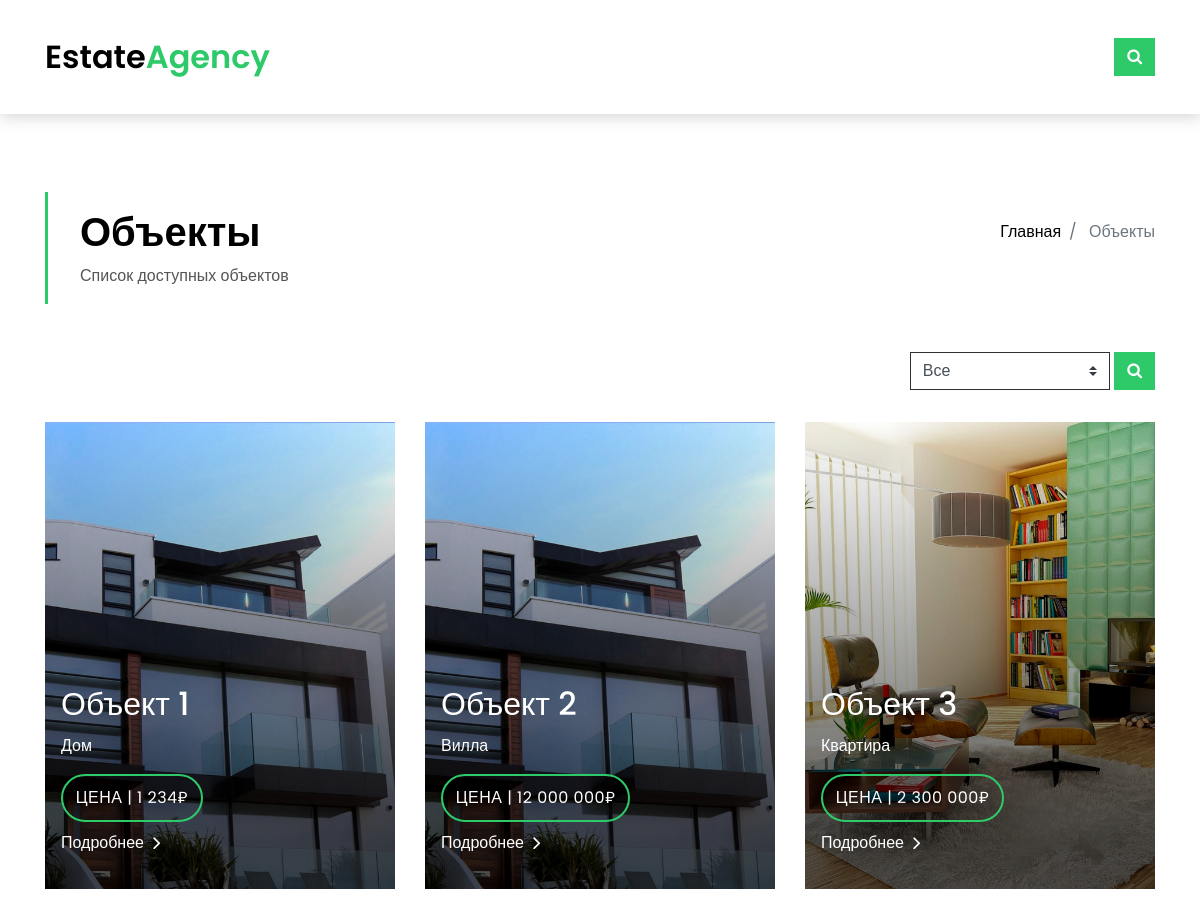
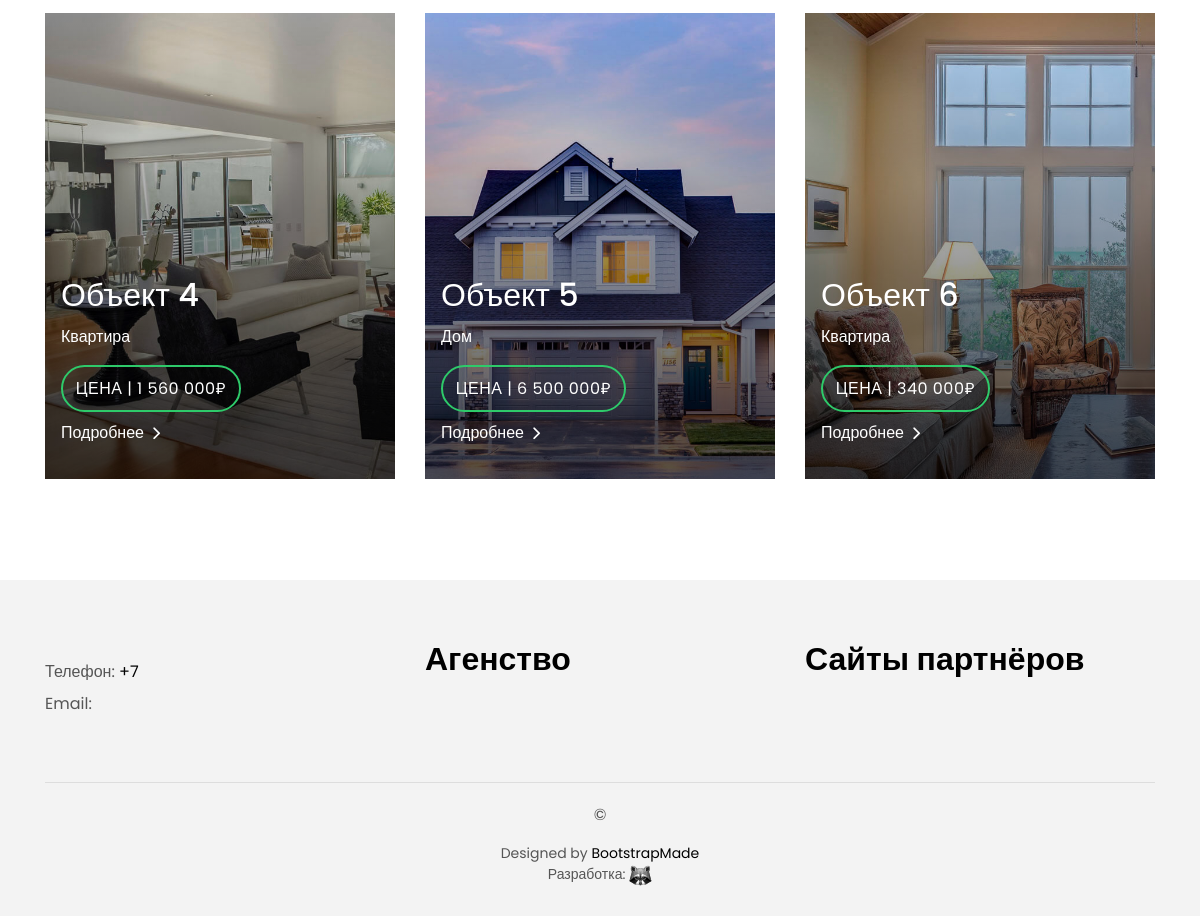
The page /property/ on the database as committed earlier (2 pictures, top to bottom).
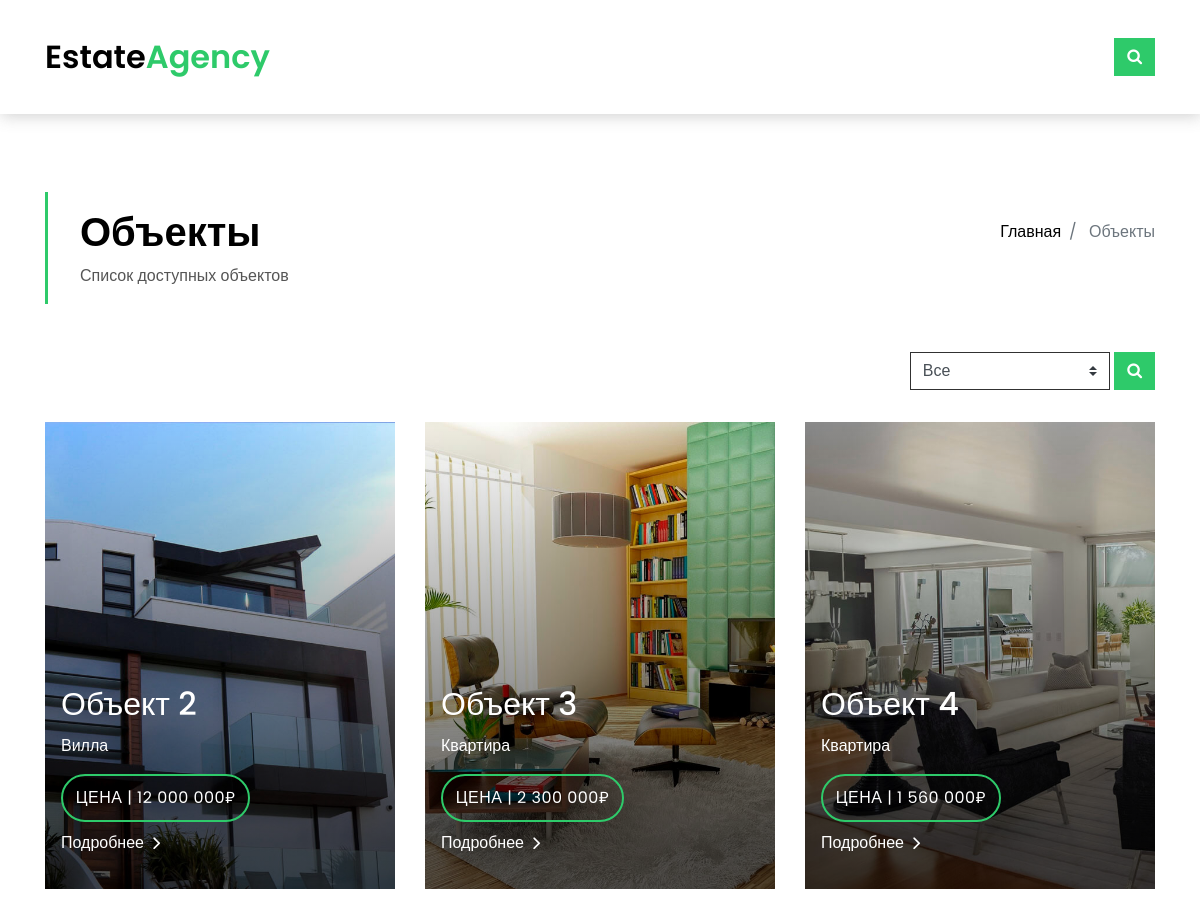
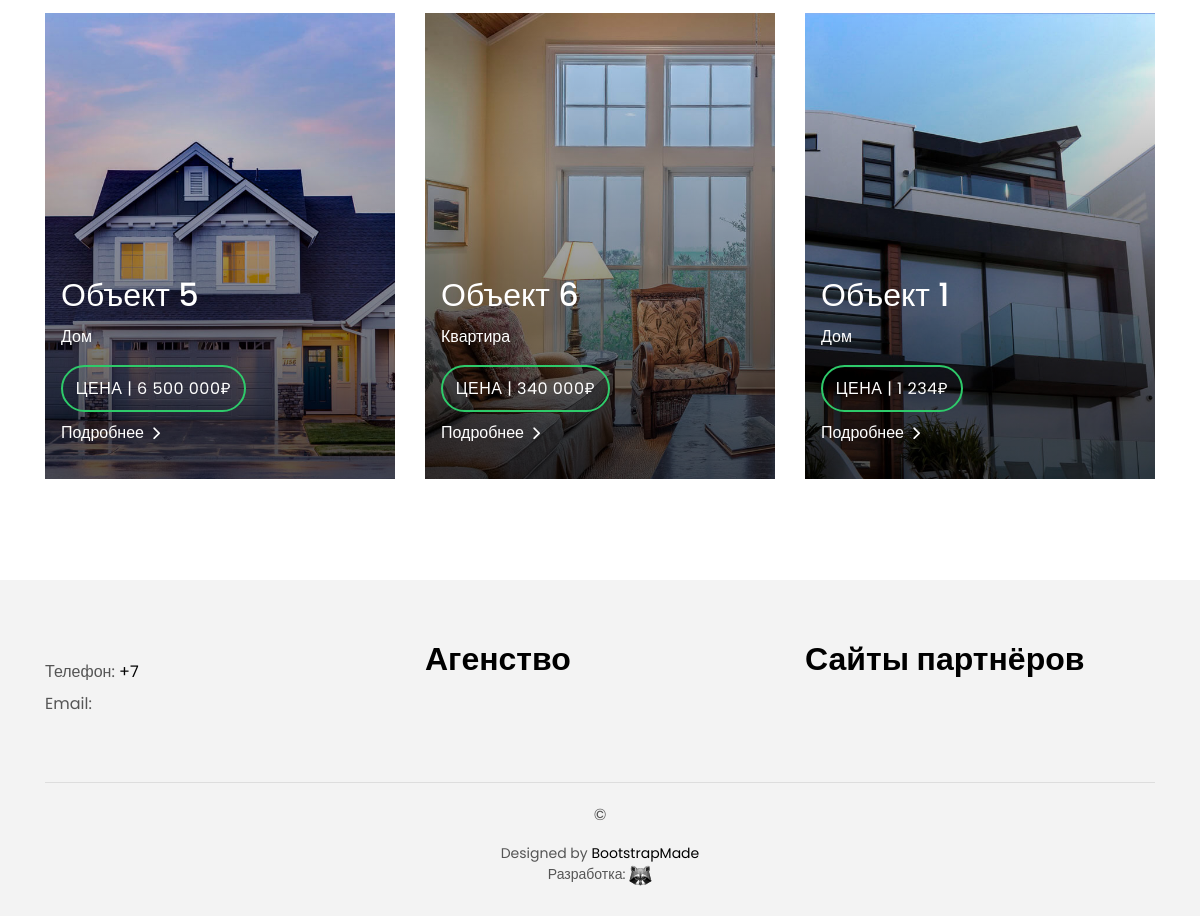
The same page on the database as committed later (2 pictures, top to bottom).
### eastate_property/models.py (models this page shows, shortened)
class Property(models.Model):
    name = models.CharField('Название объекта', max_length=100)
    price = models.PositiveIntegerField('Цена объекта', help_text='Цена в ₽')
    descripton = models.TextField('Описание объекта')
    property_id = models.PositiveSmallIntegerField('ID объекта')
    location = models.CharField('Расположение', max_length=150)
    type = models.ForeignKey(PropertyType, verbose_name='Тип объекта', on_delete=models.SET_NULL,
                             null=True)
    area = models.PositiveSmallIntegerField('Площадь', blank=True)
    room = models.PositiveSmallIntegerField('Кол-во комнат', blank=True)
    baths = models.PositiveSmallIntegerField('Кол-во ванных комнат', blank=True)
    garage = models.PositiveSmallIntegerField('Кол-во гаражей', blank=True, null=True)
    photo_preview = models.ImageField('Фото для списка', upload_to="property_preview/", null=True)
    photo_main = models.ForeignKey(PropertyGallery, verbose_name='Галерея объекта', on_delete=models.SET_NULL,
                                   null=True)
    options = models.ManyToManyField(PropertyOptions, verbose_name='Опиции', related_name='options_list')
    video = models.URLField('Ссылка на видео объекта', max_length=150, blank=True)
    plans = models.ImageField('План проекта', upload_to="property_plans/", blank=True)
    map = models.CharField('Ссылка на карту', max_length=500, help_text='frame карты', blank=True)
    agent = models.ForeignKey(Agent, verbose_name='Агент', on_delete=models.SET_NULL,
                              null=True, related_name='agent_property')
    url = models.SlugField(max_length=130, unique=True)
    date = models.DateField('Дата публикации', default=date.today)
    is_slider = models.BooleanField('Отобажать в слайдере', default=False)
    draft = models.BooleanField("Публикация", default=False)
    def get_absolute_url(self):
        return reverse("property_detail", kwargs={"slug": self.url})
    class Meta:
        verbose_name = "Объект"
        verbose_name_plural = "Объекты"

class PropertyType(models.Model):
    name = models.CharField('Название', max_length=100)
    url = models.SlugField(max_length=130, unique=True)
    def __str__(self):
        return self.name
    class Meta:
        verbose_name = "Тип объекта"
        verbose_name_plural = "Типы объекта"

### eastate_property/views.py (the view)
# urls.py: path('', views.PropertyView.as_view()),
class PropertyView(TypeFilter, ListView):
    model = Property
    queryset = Property.objects.filter(draft=True).order_by('-date')
    template_name = 'property/property-grid.html'
    paginate_by = 9
    def get_context_data(self, *, object_list=None, **kwargs):
        context = super().get_context_data(**kwargs)
        context['title'] = 'Объекты'
        return context

### eastate_property/views.py (called while the page is built)
    def get_types(self):
        return PropertyType.objects.all()

### templates/property/property-grid.html (shortened to what this page needs)
{% extends 'base.html' %}
{% load tags %}
{% block content %}
<section class="intro-single">
    <div class="container">
        <div class="row">
            <div class="col-md-12 col-lg-8">
                <div class="title-single-box">
                    <h1 class="title-single">Объекты</h1>
                    <span class="color-text-a">Список доступных объектов</span>
                </div>
            </div>
            <div class="col-md-12 col-lg-4">
                <nav aria-label="breadcrumb" class="breadcrumb-box d-flex justify-content-lg-end">
                    <ol class="breadcrumb">
                        <li class="breadcrumb-item">
                            <a href="#">Главная</a>
                        </li>
                        <li class="breadcrumb-item active" aria-current="page">
                            Объекты
                        </li>
                    </ol>
                </nav>
            </div>
        </div>
    </div>
</section>
<section class="property-grid grid">
    <div class="container">
        <div class="row">
            <div class="col-sm-12">
                <div class="grid-option">
                    <form action="{% url 'filter' %}" method="get">
                        <select class="custom-select">
                            <option selected>Все</option>
                        </select>
                        <button type="submit" class="btn btn-b-n"><span class="fa fa-search" aria-hidden="true"></span></button>
                    </form>
                </div>
            </div>
            {% for property in property_list %}
            <div class="col-md-4">
                <div class="card-box-a card-shadow">
                    <div class="img-box-a">
                        <img src="{{ property.photo_preview.url }}" alt="" class="img-a img-fluid">
                    </div>
                    <div class="card-overlay">
                        <div class="card-overlay-a-content">
                            <div class="card-header-a">
                                <h2 class="card-title-a">
                                    <a href="{{ property.get_absolute_url }}">{{ property.name }}</a>
                                </h2>
                                <p style="color:#fff;">{{ property.type }}</p>
                            </div>
                            <div class="card-body-a">
                                <div class="price-box d-flex">
                                    <span class="price-a">Цена | {{ property.price }}₽</span>
                                </div>
                                <a href="{{ property.get_absolute_url }}" class="link-a">Подробнее
                                    <span class="ion-ios-arrow-forward"></span>
                                </a>
                            </div>
                        </div>
                    </div>
                </div>
            </div>
            {% endfor %}
        </div>
    </div>
</section>
{% endblock content %}

Rows that differ between the two databases and show on the page:
changed Property "Объект 1": moves down the list
